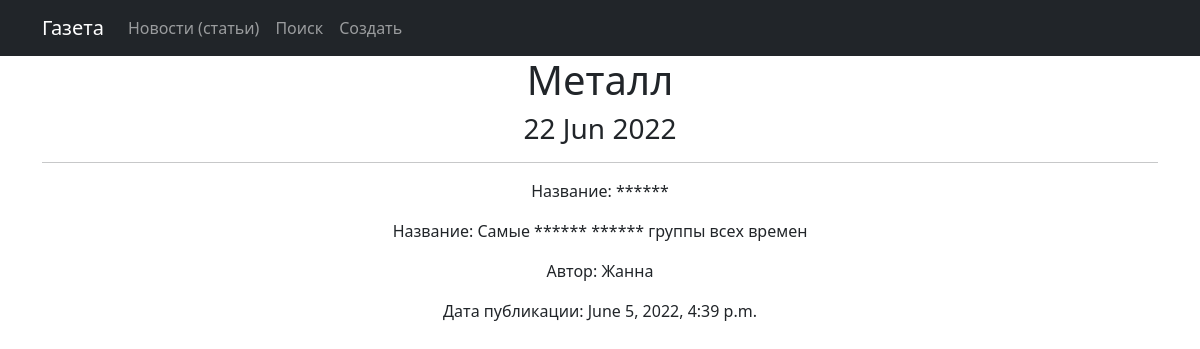
Page /news/4 on the committed database.
### news/models.py (models this page shows, shortened)
class Post(models.Model):
    author = models.ForeignKey(Author, on_delete=models.CASCADE)
    NEWS = 'NW'
    ARTICLE = 'AR'
    Category_Choises = (
        (NEWS, 'Новость'),
        (ARTICLE, 'Статья'),
    )
    Category_Type = models.CharField(max_length=2, choices=Category_Choises, default=ARTICLE)
    dateCreation = models.DateTimeField(auto_now_add=True)
    postCategory = models.ManyToManyField(Category, through='PostCategory')
    title = models.CharField(max_length=128)
    text = models.TextField()
    rating = models.SmallIntegerField(default=0)
    def __str__(self):
        return '{}'.format(self.title)

class Author(models.Model):
    authorUser = models.OneToOneField(User, on_delete=models.CASCADE)
    ratingAuthor = models.SmallIntegerField(default=0)

### news/views.py (the view)
# urls.py: path('<int:pk>', PostsDetail.as_view(), name='post_detail'),
class PostsDetail(DetailView):
    model = Post
    template_name = 'new.html'
    context_object_name = 'new'

### news/templatetags/custom_filters.py (called while the page is built)
@register.filter()
def censor(message: str):
    global string2
    ln = len(bad_words)
    censor = ''
    string = ''
    pattern = '*'
    for i in message:
        string += i
        string2 = string.lower()
        flag = 0
        for j in bad_words:
            if not string2 in j:
                flag += 1
            if string2 == j:
                censor += pattern * len(string)
                flag -= 1
                string = ''
        if flag == ln:
            censor += string
            string = ''
    if string2 != '' and string2 not in bad_words:
        censor += string
    elif string2 != '':
        censor += pattern * len(string)
    return censor

### news/templatetags/custom_tags.py (called while the page is built)
@register.simple_tag()
def current_time(format_string='%d %b %Y'):
    return datetime.utcnow().strftime(format_string)

### templates/new.html (shortened to what this page needs)
{% extends 'flatpages/default.html' %}
{% load custom_tags %}
{% load custom_filters %}
{% block content %}
<h1>{{ new }}</h1>
   <h3>{% current_time '%d %b %Y' %}</h3>
   <hr>
    {% if new %}
           <p>
                <p> Название: {{new.title | censor}}</p>
                <p> Название: {{new.text | censor}}</p>
                <p> Автор: {{new.author.authorUser}}</p>
                <p> Дата публикации: {{new.dateCreation}}</p>
{% else %}
        <h2> Новость или статья отсутствует! </h2>
    {% endif %}
{% endblock content %}

### rows in the picture
Post: title "Металл", title|censor "******", text|censor "Самые ****** ****** группы всех времен", author.authorUser "Жанна", dateCreation "June 5, 2022, 4:39 p.m."
